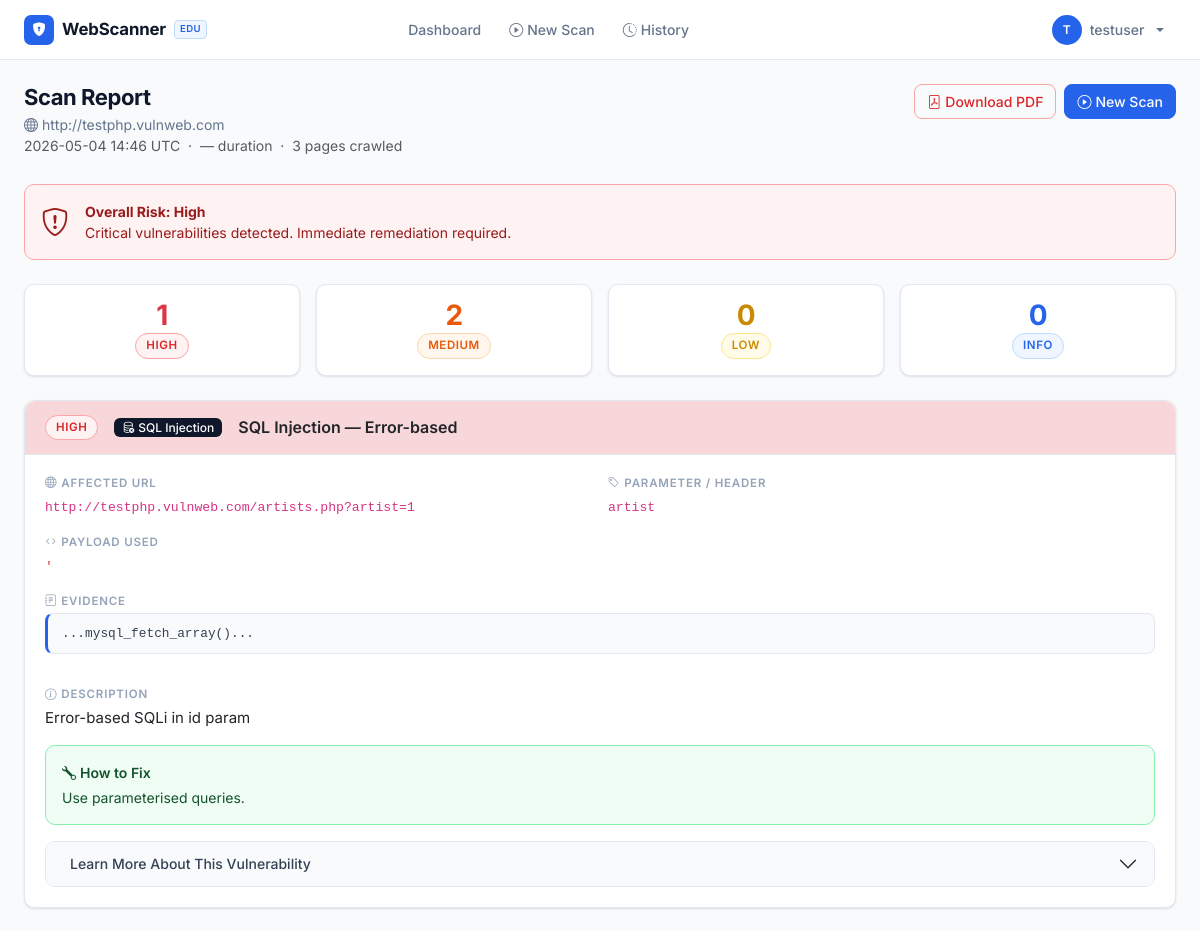
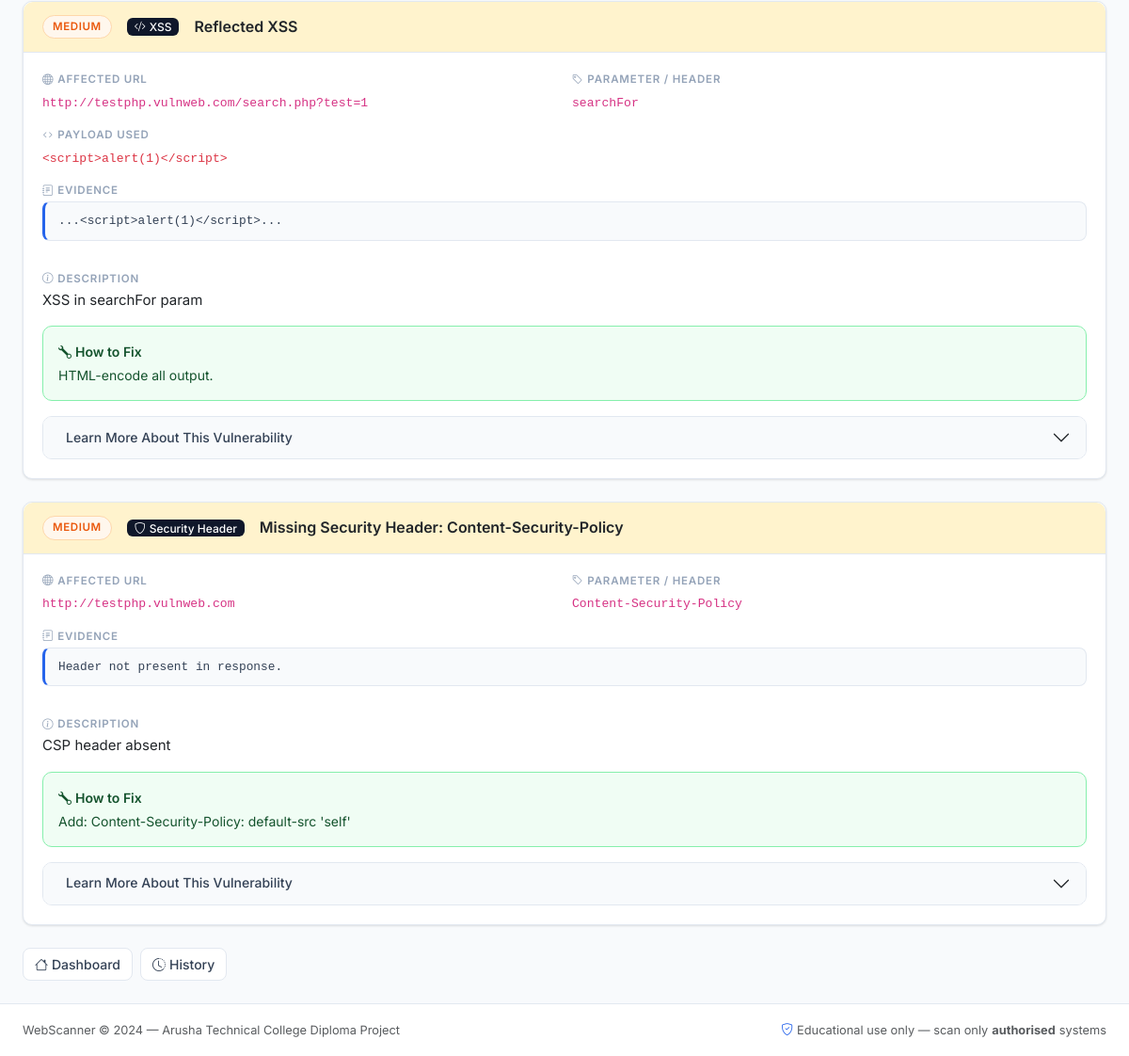
Page /scanner/results/1 (signed in) on the committed database (2 pictures, top to bottom).
### app/models.py (models this page shows, shortened)
class User(UserMixin, db.Model):
    __tablename__ = 'users'
    id           = db.Column(db.Integer, primary_key=True)
    username     = db.Column(db.String(64), unique=True, nullable=False)
    email        = db.Column(db.String(120), unique=True, nullable=False)
    password_hash = db.Column(db.String(256), nullable=False)
    created_at   = db.Column(db.DateTime, default=lambda: datetime.now(timezone.utc))
    scans = db.relationship('Scan', backref='user', lazy='dynamic')

class Scan(db.Model):
    __tablename__ = 'scans'
    id           = db.Column(db.Integer, primary_key=True)
    user_id      = db.Column(db.Integer, db.ForeignKey('users.id'), nullable=False)
    target_url   = db.Column(db.String(2048), nullable=False)
    scan_type    = db.Column(db.String(20), default='quick')   # 'quick' or 'full'
    scan_modules = db.Column(db.String(100), default='sqli,xss,headers')
    status       = db.Column(db.String(20), default='pending')  # pending/running/completed/failed
    started_at   = db.Column(db.DateTime)
    completed_at = db.Column(db.DateTime)
    pages_crawled = db.Column(db.Integer, default=0)
    total_tests   = db.Column(db.Integer, default=0)
    error_message = db.Column(db.Text)
    findings = db.relationship('Finding', backref='scan', lazy='dynamic',
                               cascade='all, delete-orphan')
    logs     = db.relationship('ScanLog', backref='scan', lazy='dynamic',
                               cascade='all, delete-orphan')
    @property
    def duration_seconds(self):
        if self.started_at and self.completed_at:
            delta = self.completed_at - self.started_at
            return int(delta.total_seconds())
        return None

class Finding(db.Model):
    __tablename__ = 'findings'
    id                 = db.Column(db.Integer, primary_key=True)
    scan_id            = db.Column(db.Integer, db.ForeignKey('scans.id'), nullable=False)
    vuln_type          = db.Column(db.String(20), nullable=False)  # 'sqli','xss','header'
    severity           = db.Column(db.String(10), nullable=False)  # high/medium/low/info
    title              = db.Column(db.String(200), nullable=False)
    description        = db.Column(db.Text)
    affected_url       = db.Column(db.String(2048))
    affected_parameter = db.Column(db.String(200))
    payload_used       = db.Column(db.Text)
    evidence           = db.Column(db.Text)          # response snippet
    remediation        = db.Column(db.Text)
    educational_info   = db.Column(db.Text)          # JSON string with learn-more data
    created_at         = db.Column(db.DateTime, default=lambda: datetime.now(timezone.utc))

### app/scanner/routes.py (the view)
@scanner_bp.route('/results/<int:scan_id>')
@login_required
def scan_results(scan_id):
    scan     = _get_user_scan(scan_id)
    from sqlalchemy import case as sa_case
    sev_order = sa_case(
        (Finding.severity == 'high',   0),
        (Finding.severity == 'medium', 1),
        (Finding.severity == 'low',    2),
        else_=3
    )
    findings = (
        Finding.query
        .filter_by(scan_id=scan_id)
        .order_by(sev_order)
        .all()
    )
    context = build_report_context(scan, findings)
    return render_template('scanner/results.html', title='Scan Results', **context)

### app/models.py (called while the page is built)
@login_manager.user_loader
def load_user(user_id):
    return User.query.get(int(user_id))

### app/scanner/analyzer.py (called while the page is built, shortened)
def classify_overall_risk(summary):
    if summary['high'] > 0:
        return 'High'

### app/scanner/routes.py (called while the page is built)
def _get_user_scan(scan_id):
    from flask import abort
    scan = Scan.query.filter_by(id=scan_id, user_id=current_user.id).first_or_404()
    return scan

### app/templates/scanner/results.html (shortened to what this page needs)
{% extends "base.html" %}
{% block content %}
<div class="page-header d-flex align-items-start justify-content-between flex-wrap gap-3">
  <div>
    <h1 class="page-title">Scan Report</h1>
    <p class="page-sub"><i class="bi bi-globe me-1"></i>{{ scan.target_url }}</p>
    <p class="text-muted tip-text mb-0">
      {{ generated_at }} &nbsp;·&nbsp;
      {% if scan.duration_seconds %}{{ scan.duration_seconds }}s{% else %}—{% endif %} duration &nbsp;·&nbsp;
      {{ scan.pages_crawled }} pages crawled
    </p>
  </div>
  <div class="d-flex gap-2 flex-wrap">
    <a href="{{ url_for('scanner.download_pdf', scan_id=scan.id) }}" class="btn btn-outline-danger">
      <i class="bi bi-file-pdf me-1"></i>Download PDF
    </a>
    <a href="{{ url_for('scanner.new_scan') }}" class="btn btn-primary">
      <i class="bi bi-play-circle me-1"></i>New Scan
    </a>
  </div>
</div>
<div class="alert mb-4
  {% if overall_risk == 'High' %}alert-danger
  {% elif overall_risk in ('Medium', 'Low') %}alert-warning
  {% elif overall_risk == 'Informational' %}alert-info
  {% else %}alert-success{% endif %}">
  <div class="d-flex align-items-center gap-3">
    <i class="bi bi-{% if overall_risk == 'None' %}shield-check{% else %}shield-exclamation{% endif %} fs-3"></i>
    <div>
      <div class="fw-bold">Overall Risk: {{ overall_risk }}</div>
      <p class="mb-0 tip-text">
        {% if overall_risk == 'High' %}Critical vulnerabilities detected. Immediate remediation required.
        {% elif overall_risk == 'Medium' %}Medium-severity issues found. Review and remediate promptly.
        {% elif overall_risk == 'Low' %}Low-severity issues detected. Remediate during regular maintenance.
        {% elif overall_risk == 'Informational' %}Only informational findings. No critical vulnerabilities detected.
        {% else %}No vulnerabilities detected in this scan.{% endif %}
      </p>
    </div>
  </div>
</div>
<div class="row g-3 mb-4">
  <div class="col-6 col-sm-3">
    <div class="card border-0 text-center py-3">
      <div class="stat-number text-danger">{{ summary.high }}</div>
      <div class="mt-1"><span class="sev-pill high">High</span></div>
    </div>
  </div>
  <div class="col-6 col-sm-3">
    <div class="card border-0 text-center py-3">
      <div class="stat-number text-orange">{{ summary.medium }}</div>
      <div class="mt-1"><span class="sev-pill medium">Medium</span></div>
    </div>
  </div>
  <div class="col-6 col-sm-3">
    <div class="card border-0 text-center py-3">
      <div class="stat-number text-yellow">{{ summary.low }}</div>
      <div class="mt-1"><span class="sev-pill low">Low</span></div>
    </div>
  </div>
  <div class="col-6 col-sm-3">
    <div class="card border-0 text-center py-3">
      <div class="stat-number text-blue">{{ summary.info }}</div>
      <div class="mt-1"><span class="sev-pill info">Info</span></div>
    </div>
  </div>
</div>
{% for finding in findings %}
<div class="card border-0 mb-4 finding-card overflow-hidden">
  <div class="card-header d-flex align-items-center gap-3 flex-wrap
    {% if finding.severity == 'high' %}bg-danger-subtle
    {% elif finding.severity == 'medium' %}bg-warning-subtle
    {% elif finding.severity == 'low' %}bg-warning-subtle
    {% else %}bg-info-subtle{% endif %}">
    <span class="sev-pill {{ finding.severity }}">{{ finding.severity | upper }}</span>
    <span class="badge bg-dark">
      {% if finding.vuln_type == 'sqli' %}<i class="bi bi-database-x me-1"></i>SQL Injection
      {% elif finding.vuln_type == 'xss' %}<i class="bi bi-code-slash me-1"></i>XSS
      {% else %}<i class="bi bi-shield me-1"></i>Security Header{% endif %}
    </span>
    <h6 class="mb-0 fw-semibold flex-grow-1">{{ finding.title }}</h6>
  </div>
  <div class="card-body">
    <div class="row g-3 mb-3">
      <div class="col-sm-6">
        <div class="detail-label"><i class="bi bi-globe me-1"></i>Affected URL</div>
        <div><code>{{ finding.affected_url or '—' }}</code></div>
      </div>
      <div class="col-sm-6">
        <div class="detail-label"><i class="bi bi-tag me-1"></i>Parameter / Header</div>
        <div><code>{{ finding.affected_parameter or '—' }}</code></div>
      </div>
      {% if finding.payload_used %}
      <div class="col-12">
        <div class="detail-label"><i class="bi bi-code me-1"></i>Payload Used</div>
        <div><code class="text-danger">{{ finding.payload_used }}</code></div>
      </div>
      {% endif %}
      {% if finding.evidence %}
      <div class="col-12">
        <div class="detail-label"><i class="bi bi-journal-text me-1"></i>Evidence</div>
        <pre class="evidence-box text-wrap">{{ finding.evidence }}</pre>
      </div>
      {% endif %}
    </div>
    {% if finding.description %}
    <div class="mb-3">
      <div class="detail-label"><i class="bi bi-info-circle me-1"></i>Description</div>
      <p class="mb-0">{{ finding.description }}</p>
    </div>
    {% endif %}
    {% if finding.remediation %}
    <div class="alert alert-success mb-3">
      <div class="fw-semibold mb-1"><i class="bi bi-wrench me-1"></i>How to Fix</div>
      <p class="mb-0 tip-text">{{ finding.remediation }}</p>
    </div>
    {% endif %}
    {% if finding.edu %}
    <div class="accordion" id="acc_{{ finding.id }}">
      <div class="accordion-item">
        <h2 class="accordion-header">
          <button class="accordion-button collapsed" type="button"
                  data-bs-toggle="collapse" data-bs-target="#learn_{{ finding.id }}">
            Learn More About This Vulnerability
          </button>
        </h2>
      </div>
    </div>
    {% endif %}
  </div>
</div>
{% endfor %}
<div class="d-flex gap-2 mt-2">
  <a href="{{ url_for('dashboard.index') }}" class="btn btn-outline-secondary">
    <i class="bi bi-house me-1"></i>Dashboard
  </a>
  <a href="{{ url_for('scanner.scan_history') }}" class="btn btn-outline-secondary">
    <i class="bi bi-clock-history me-1"></i>History
  </a>
</div>
{% endblock %}

### app/templates/base.html (shortened to what this page needs)
<!DOCTYPE html>
<html lang="en">
<head>
  <link href="https://cdn.jsdelivr.net/npm/bootstrap@5.3.2/dist/css/bootstrap.min.css" rel="stylesheet">
  <link href="https://cdn.jsdelivr.net/npm/bootstrap-icons@1.11.3/font/bootstrap-icons.min.css" rel="stylesheet">
  <link rel="stylesheet" href="{{ url_for('static', filename='css/style.css') }}">
</head>
<body>
<nav class="navbar navbar-expand-lg sticky-top">
  <div class="container-fluid px-4">
    <a class="navbar-brand" href="{{ url_for('dashboard.index') }}">
      <div class="brand-icon"><i class="bi bi-shield-lock-fill"></i></div>
      <span>WebScanner</span>
      <span class="brand-tag">EDU</span>
    </a>
    <div class="collapse navbar-collapse" id="navMenu">
      {% if current_user.is_authenticated %}
      <ul class="navbar-nav mx-auto mb-2 mb-lg-0 gap-1">
        <li class="nav-item">
          <a class="nav-link {% if request.endpoint == 'dashboard.index' %}active{% endif %}"
             href="{{ url_for('dashboard.index') }}">
            Dashboard
          </a>
        </li>
        <li class="nav-item">
          <a class="nav-link {% if request.endpoint == 'scanner.new_scan' %}active{% endif %}"
             href="{{ url_for('scanner.new_scan') }}">
            <i class="bi bi-play-circle me-1"></i>New Scan
          </a>
        </li>
        <li class="nav-item">
          <a class="nav-link {% if request.endpoint == 'scanner.scan_history' %}active{% endif %}"
             href="{{ url_for('scanner.scan_history') }}">
            <i class="bi bi-clock-history me-1"></i>History
          </a>
        </li>
      </ul>
      <ul class="navbar-nav ms-auto">
        <li class="nav-item dropdown">
          <a class="nav-link dropdown-toggle d-flex align-items-center gap-2 pe-0"
             href="#" role="button" data-bs-toggle="dropdown" aria-expanded="false">
            <div class="user-avatar">{{ current_user.username[0].upper() }}</div>
            <span class="nav-username">{{ current_user.username }}</span>
          </a>
        </li>
      </ul>
      {% endif %}
    </div>
  </div>
</nav>
<main class="py-4">
  <div class="container-fluid px-4">
    {% block content %}{% endblock %}
  </div>
</main>
<footer class="footer">
  <div class="container-fluid px-4">
    <div class="d-flex align-items-center justify-content-between flex-wrap gap-2">
      <span class="footer-text text-muted">
        WebScanner &copy; 2024 — Arusha Technical College Diploma Project
      </span>
      <span class="footer-text text-muted d-flex align-items-center gap-1">
        <i class="bi bi-shield-check text-accent"></i>
        Educational use only — scan only <strong>authorised</strong> systems
      </span>
    </div>
  </div>
</footer>
</body>
</html>

### rows in the picture
User: username "T", username "testuser"
Scan: target_url "http://testphp.vulnweb.com", pages_crawled "3"
Finding: severity "High", severity "HIGH", vuln_type "sqli" (drawn), title "SQL Injection — Error-based", affected_url "http://testphp.vulnweb.com/artists.php?artist=1", affected_parameter "artist", payload_used "'", evidence "...mysql_fetch_array()...", description "Error-based SQLi in id param", remediation "Use parameterised queries."
Finding: severity "MEDIUM", vuln_type "xss" (drawn), title "Reflected XSS", affected_url "http://testphp.vulnweb.com/search.php?test=1", affected_parameter "searchFor", payload_used "<script>alert(1)</script>", evidence "...<script>alert(1)</script>...", description "XSS in searchFor param", remediation "HTML-encode all output."
Finding: severity "MEDIUM", vuln_type "header" (drawn), title "Missing Security Header: Content-Security-Policy", affected_url "http://testphp.vulnweb.com", affected_parameter "Content-Security-Policy", evidence "Header not present in response.", description "CSP header absent", remediation "Add: Content-Security-Policy: default-src 'self'"

### other values in the picture
{{ summary.high }} "1"
{{ summary.medium }} "2"
{{ summary.low }} "0"
{{ summary.info }} "0"
